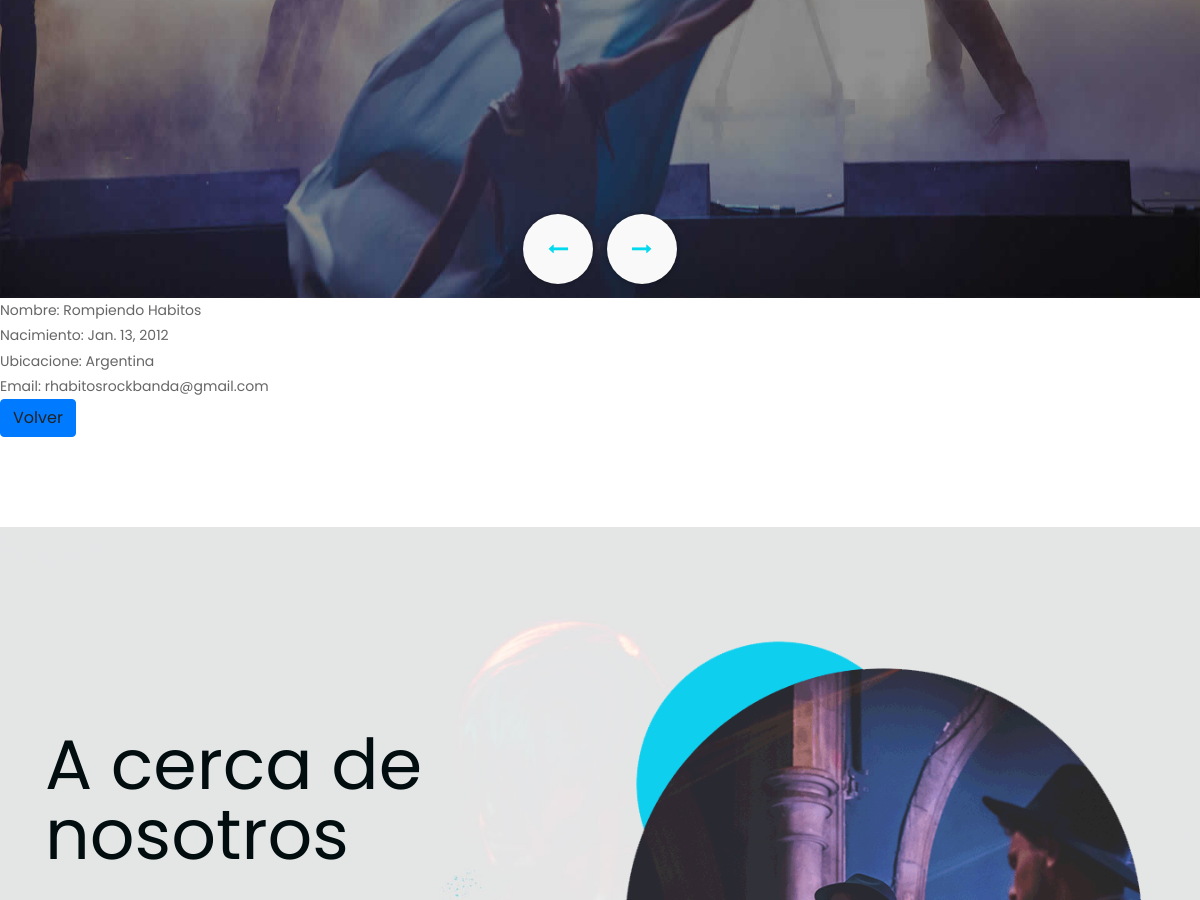
Before: /bandas/view/4 (middle part) with the older database file.
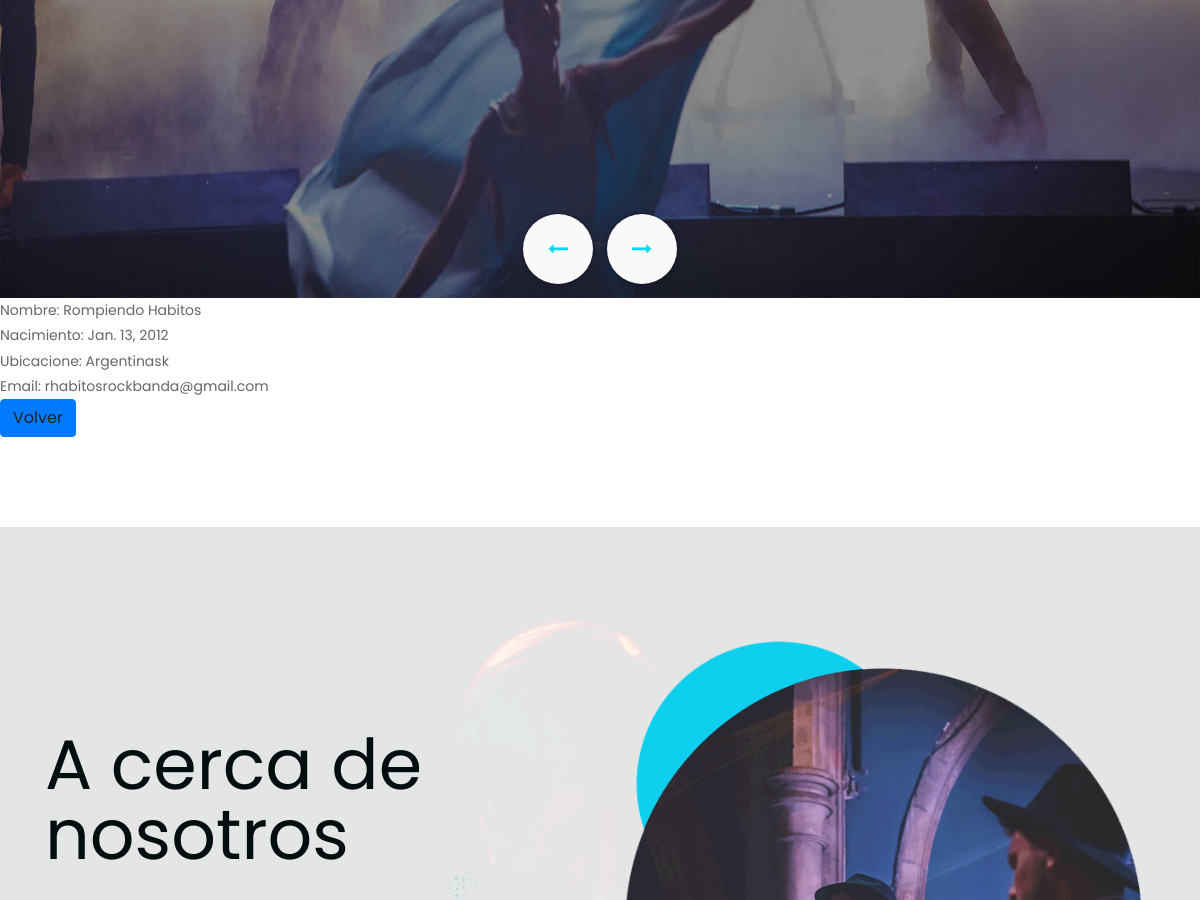
After: the same page with the newer database file.
### AppMusic/models.py (models this page shows, shortened)
class Banda(Model):
    Nombre_banda = CharField(max_length=40)
    nacimiento_banda = DateField()
    ubicacion = CharField(max_length=30)
    email = EmailField()

### AppMusic/views.py (the view)
# urls.py: path('bandas/view/<pk>', BandaDetailView.as_view(), name= 'banda_view'),
class BandaDetailView(DetailView):
    model= Banda
    template_name = 'AppMusic/ver_bandas.html'

### template/AppMusic/ver_bandas.html
{% extends 'AppMusic/padre.html' %}
{% load static %}
{% block contenidoquecambia %}
<ul>
    <li>Nombre: {{banda.Nombre_banda}} </li>
    <li>Nacimiento: {{banda.nacimiento_banda}} </li>
    <li>Ubicacione: {{banda.ubicacion}} </li>
    <li>Email: {{banda.email}} </li>
</ul>
<li class="btn btn-primary"> <a href="{% url 'bandas' %}">Volver</a> </li>
{% endblock %}

Changed rows visible on the page:
changed Banda "Rompiendo Habitos": ubicacion "Argentina" → "Argentinask"
